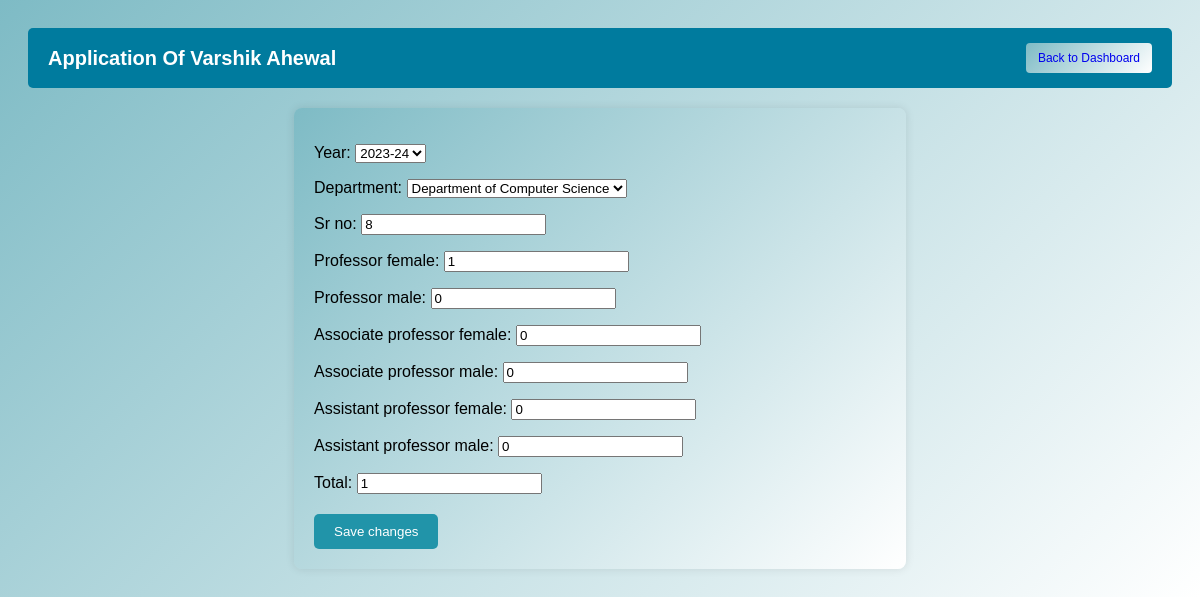
Page /teaching-staff/edit/2/ on the committed database.
### staff/models.py (models this page shows, shortened)
class Year(models.Model):
    year = models.CharField(max_length=255,null=True)
    def __str__(self):
        return str(self.year)

class TeachingStaff(models.Model):
    year = models.ForeignKey(Year, on_delete=models.CASCADE, null=True)
    department = models.ForeignKey(Department, on_delete=models.CASCADE,null=True)  # ForeignKey to Department
    sr_no = models.CharField(max_length=255,null=True)  # Serial Number
    professor_female = models.IntegerField(default=0)
    professor_male = models.IntegerField(default=0)
    associate_professor_female = models.IntegerField(default=0)
    associate_professor_male = models.IntegerField(default=0)
    assistant_professor_female = models.IntegerField(default=0)
    assistant_professor_male = models.IntegerField(default=0)
    total = models.IntegerField(default=0)

### staff/views.py (the view)
# urls.py: path('teaching-staff/edit/<int:pk>/', views.edit_teaching_staff, name='edit_teaching_staff'),
def edit_teaching_staff(request, pk):
    return handle_crud(request, TeachingStaffForm, 'dashboard', instance=get_object_or_404(TeachingStaff, pk=pk))

### staff/form.py
class TeachingStaffForm(forms.ModelForm):
    class Meta:
        model = TeachingStaff
        fields = '__all__'

### staff/models.py (called while the page is built)
    def __str__(self):
        return self.name

### staff/views.py (called while the page is built)
def handle_crud(request, form_class, redirect_url, instance=None):
    if request.method == 'POST':
        form = form_class(request.POST, instance=instance)
        if form.is_valid():
            form.save()
            messages.success(request, 'Saved successfully.')
            return redirect(redirect_url)
    else:
        form = form_class(instance=instance)
    return render(request, 'edit_form.html', {'form': form, 'is_add': instance is None})

### templates/edit_form.html (shortened to what this page needs)
<!DOCTYPE html>
<html lang="en">
<head>
</head>
<body>
<div class="navbar">
  <div class="project-name">Application Of Varshik Ahewal</div>
  <a href="{% url 'dashboard' %}" class="back-button">Back to Dashboard</a>
</div>
<form method="POST" style="max-width: 600px; margin: auto;">
    {{ form.as_p }}
    <div class="form-buttons">
        <button type="submit">{% if is_add %}Add{% else %}Save changes{% endif %}</button>
    </div>
</form>

### templates/edit_form.html (style rules this page uses)
.navbar { background-color: #007b9e; color: white; padding: 15px 20px; display: flex; justify-content: space-between; align-items: center; border-radius: 5px; margin-bottom: 20px; }
.project-name { font-size: 20px; font-weight: bolder; }
.back-button { background: linear-gradient(135deg, #7ebbc5 0%, #ffffff 100%); padding: 8px 12px; text-decoration: none; font-size: 12px; border-radius: 4px; font-weight: 500; transition: background-color 0.3s; }
body { font-family: Arial, sans-serif; background: linear-gradient(135deg, #7ebbc5 0%, #ffffff 100%); padding: 20px; }
form { background: linear-gradient(135deg, #7ebbc5 0%, #ffffff 100%); padding: 20px; margin: 0 auto; width: 50%; border-radius: 8px; box-shadow: 0 0 10px rgba(0,0,0,0.1); text-decoration: solid; }
button { padding: 10px 20px; background-color: #2194a9; border: none; color: white; border-radius: 5px; cursor: pointer; }
.form-buttons { display: flex; justify-content: flex-start; align-items: center; gap: 15px; margin-top: 20px; }

### rows in the picture
Year: year "2023-24"
TeachingStaff: department "Department of Computer Science", sr_no "8", professor_female "1", professor_male "0", associate_professor_female "0", associate_professor_male "0", assistant_professor_female "0", assistant_professor_male "0", total "1"
